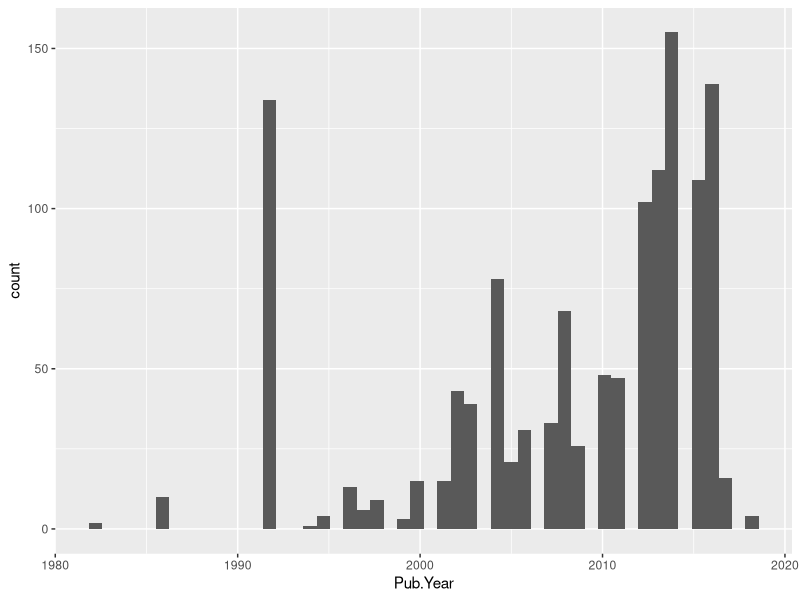
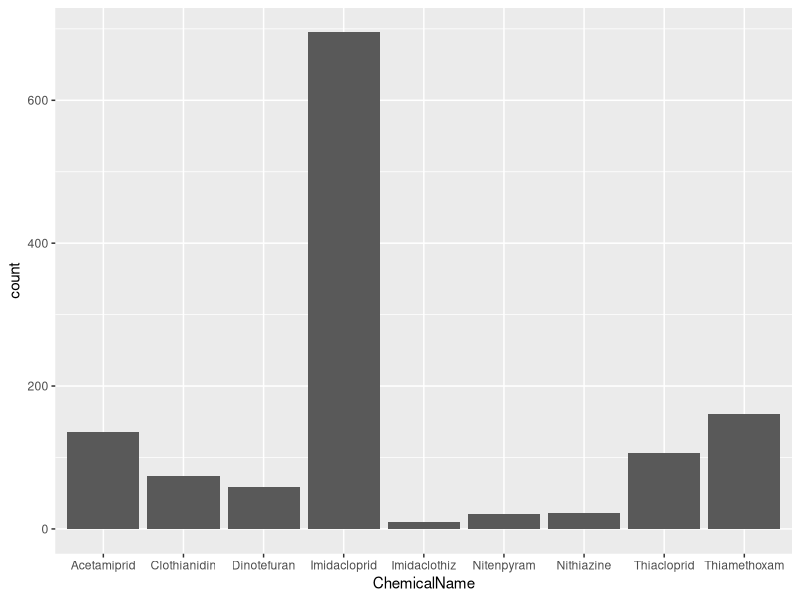
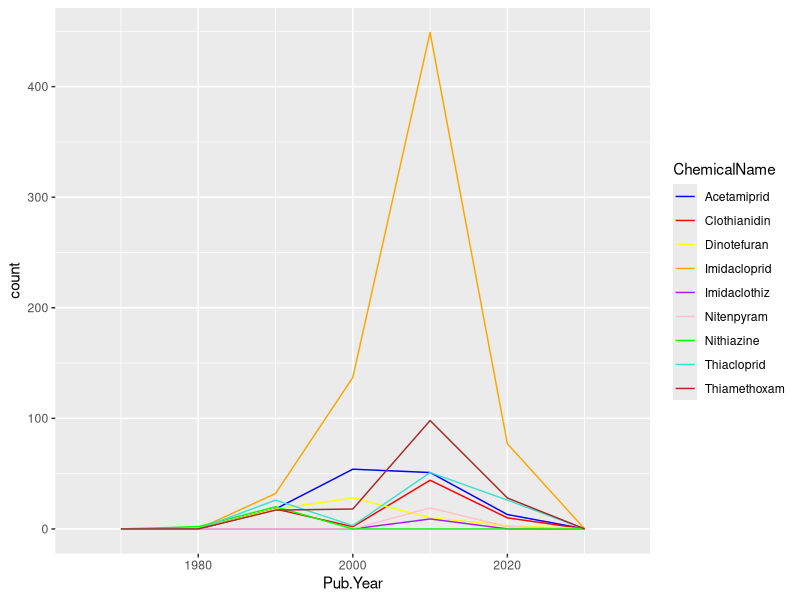

Recreate these plots in R, in order.
## ---- chunk 1
getwd()
# it will automatically got to where the file is; use relative file path: project wd
## ---- chunk 2
library("tidyverse")
## ---- chunk 3
ecotox.neonic <- read.csv("../Data/Raw/ECOTOX_Neonicotinoids_Mortality_raw.csv")
# to go back into folder structure, use ../ then tab (to go forward into folder, use ./ then tab)
## ---- chunk 4
head(ecotox.neonic, 5) #tell it how many lines to show
summary(ecotox.neonic$Chemical.Name) #have to use $ not %
summary(ecotox.neonic$Pub..Year) 
## ---- chunk 5
#lets look at dimensions first
dim(ecotox.neonic) #1283observations  13variables
str(ecotox.neonic) #whoa its a dataframe
colnames(ecotox.neonic) <- c("CAS.n", "ChemicalName", "SpeciesName",
                             "CommonName", "Effect", "Measurement",
                             "Endpoint", "Duration", "Conc.Type", 
                             "Conc.Mean", "Conc.Units", "Pub.Year",
                             "Citation") 
#rename columns, use quotes ;  if I just wanna show SOME of the columns? have to specify which number column: ex: columns 8 thru 12 is [8:12] 
## ---- chunk 6
ggplot(ecotox.neonic) + #make sure it knows to continue
  geom_histogram(aes(x = Pub.Year), bins = 50) #the histogram has to have an x-axis
## ---- chunk 7
ggplot(ecotox.neonic, aes(x = ChemicalName)) +
  geom_bar() #make sure it's the name that actually is
#histogram wouldn't work with discrete variable, that deosn't make sense at all; use geom_bar
## ---- chunk 8
ggplot(ecotox.neonic) +
  geom_freqpoly(aes(x = Pub.Year, color = ChemicalName), binwidth = 10) +
  scale_color_manual(values = c("blue", "red", "yellow", "orange", "purple", "pink", "green", "turquoise", "brown"))
  theme(legend.position = "right")
